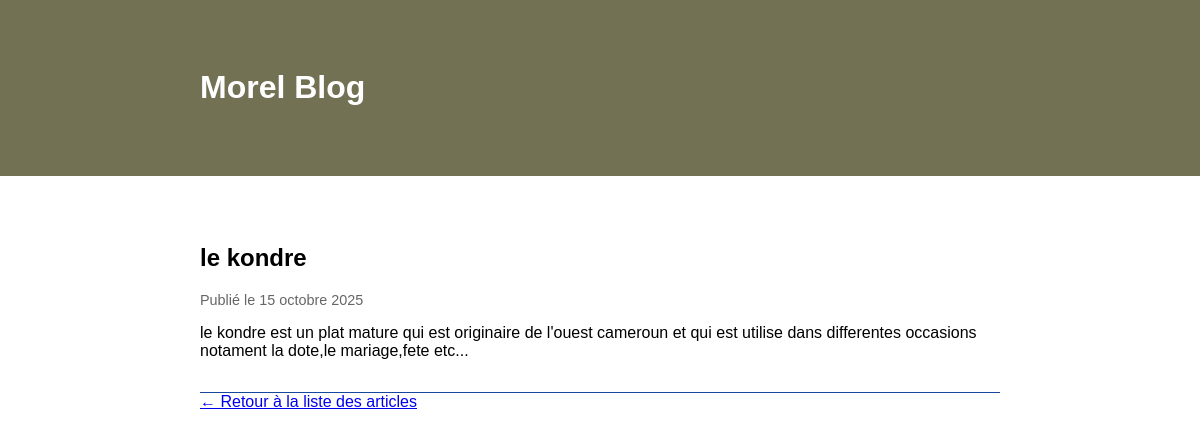
The app's page /post/2/ with its own data.
### blog/models.py (models this page shows, shortened)
class Post(models.Model):
    title = models.CharField(max_length=200)
    content = models.TextField()
    author = models.ForeignKey(User, on_delete=models.CASCADE)
    category = models.ForeignKey(Category, on_delete=models.SET_NULL, null=True)
    images= models.ImageField(upload_to='posts/', blank=True, null=True)
    created_date = models.DateTimeField(default=timezone.now)
    published_date = models.DateTimeField(blank=True, null=True)
    is_published = models.BooleanField(default=False)
    class Meta:
        ordering = ['-created_date']
        verbose_name = 'Article'
        verbose_name_plural = 'Articles'

### blog/views.py (the view)
# urls.py: path('post/<int:pk>/', views.post_detail, name='post_detail'),
def post_detail(request, pk):
    post = get_object_or_404(Post, pk=pk, is_published=True)
    return render(request, 'blog/post_detail.html', {'post': post})

### blog/templates/blog/post_detail.html
{% extends 'blog/base.html' %}
{% block content %}
    <article class="post">
        <h2>{{ post.title }}</h2>
        <p class="meta">Publié le {{ post.created_date|date:"d F Y" }}</p>
        <div class="content">
            {{ post.content|linebreaks }}
        </div>
    </article>
    <a href="{% url 'post_list' %}">← Retour à la liste des articles</a>
{% endblock %}

### blog/templates/blog/base.html (style rules this page uses)
body { font-family: Arial, sans-serif; margin: 0; padding: 0; }
.post { border-bottom: 1px solid #17469eff; padding: 1rem 0; }
.meta { font-size: 0.9rem; color: #666; }

### records on screen
Post: title "le kondre", created_date "15 octobre 2025", content "le kondre est un plat mature qui est originaire de l'ouest cameroun et qui est utilise dans differentes occasions notament la dote,le mariage,fete etc..."
